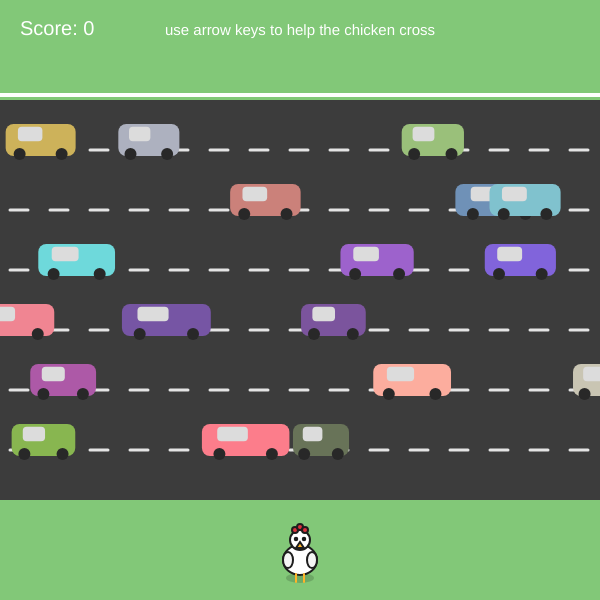
Frame 1 (no input)
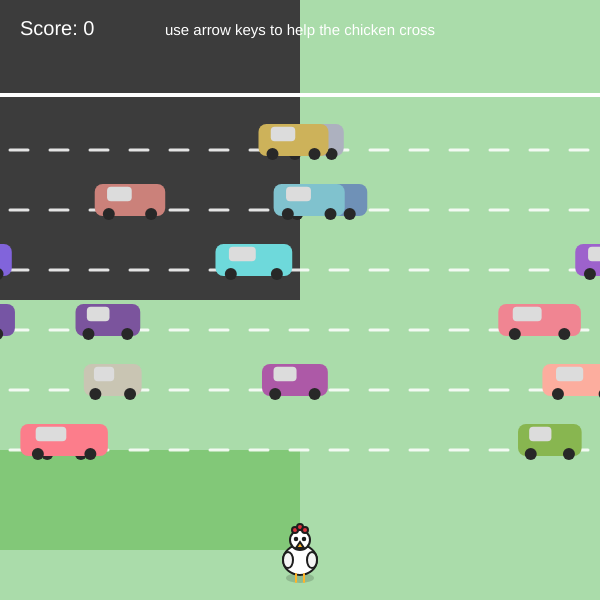
Frame 60 (no input)
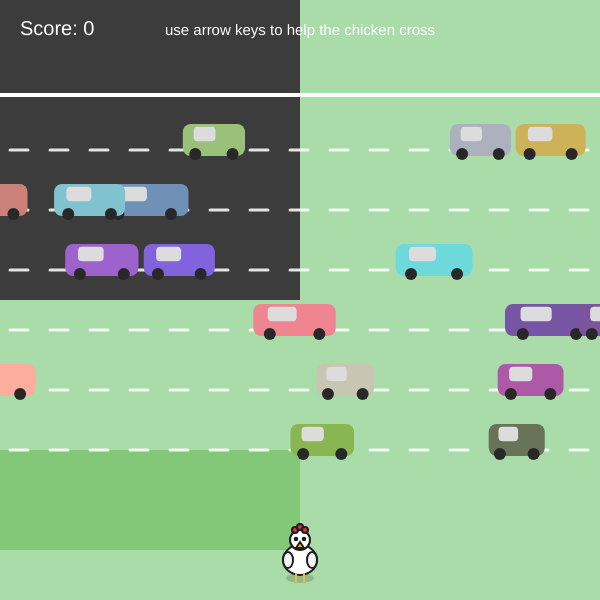
Frame 120 (the mouse pressed at the canvas centre since frame 60)

The p5.js sketch that drew these frames (run headless with seeded random() and noise() and a simulated clock; from frame 60 on, the mouse is pressed at the canvas centre):

// p5.js sketch
// ── sketch.js
let chicken;
let cars = [];
let laneYs = [];
let score = 0;

function setup() {
  createCanvas(600, 600);
  textFont('Arial');

  chicken = {
    x: width / 2,
    y: height - 40,
    size: 34
  };

  // road lanes
  laneYs = [140, 200, 260, 320, 380, 440];

  // make cars
  for (let i = 0; i < laneYs.length; i++) {
    for (let j = 0; j < 3; j++) {
      cars.push({
        x: random(width),
        y: laneYs[i],
        w: random(55, 90),
        h: 32,
        speed: random(2, 5) * (i % 2 === 0 ? 1 : -1),
        bodyColor: color(random(100, 255), random(80, 220), random(80, 220))
      });
    }
  }
}

function draw() {
  drawWorld();
  updateCars();
  drawCars();
  drawChicken();
  checkCollisions();
  drawUI();
}

function drawWorld() {
  background(170, 220, 170);

  // grass top and bottom
  fill(130, 200, 120);
  noStroke();
  rect(0, 0, width, 100);
  rect(0, 500, width, 100);

  // road
  fill(60);
  rect(0, 100, width, 400);

  // lane stripes
  stroke(255, 220);
  strokeWeight(3);
  for (let y = 150; y < 500; y += 60) {
    for (let x = 0; x < width; x += 40) {
      line(x + 10, y, x + 28, y);
    }
  }

  // goal line
  stroke(255);
  strokeWeight(4);
  line(0, 95, width, 95);
}

function updateCars() {
  for (let car of cars) {
    car.x += car.speed;

    if (car.speed > 0 && car.x > width + car.w) {
      car.x = -car.w;
    }
    if (car.speed < 0 && car.x < -car.w) {
      car.x = width + car.w;
    }
  }
}

function drawCars() {
  rectMode(CENTER);

  for (let car of cars) {
    push();
    translate(car.x, car.y);

    noStroke();
    fill(car.bodyColor);
    rect(0, 0, car.w, car.h, 8);

    fill(220);
    rect(-car.w * 0.15, -6, car.w * 0.35, car.h * 0.45, 4);

    fill(40);
    circle(-car.w * 0.3, 14, 12);
    circle(car.w * 0.3, 14, 12);

    pop();
  }
}

function drawChicken() {
  push();
  translate(chicken.x, chicken.y);

  // shadow
  fill(0, 40);
  noStroke();
  ellipse(0, 18, 28, 10);

  // body
  fill(255);
  stroke(30);
  strokeWeight(2);
  ellipse(0, 0, chicken.size, chicken.size - 4);

  // wings
  fill(245);
  ellipse(-12, 0, 10, 16);
  ellipse(12, 0, 10, 16);

  // head
  fill(255);
  circle(0, -20, 20);

  // beak
  fill(255, 180, 40);
  triangle(0, -18, -4, -12, 4, -12);

  // comb
  fill(220, 50, 60);
  circle(-5, -30, 6);
  circle(0, -33, 6);
  circle(5, -30, 6);

  // eyes
  fill(0);
  circle(-4, -21, 2.5);
  circle(4, -21, 2.5);

  // legs
  stroke(255, 180, 40);
  line(-4, 14, -4, 22);
  line(4, 14, 4, 22);

  pop();
}

function checkCollisions() {
  for (let car of cars) {
    let dX = abs(chicken.x - car.x);
    let dY = abs(chicken.y - car.y);

    if (dX < car.w / 2 && dY < 22) {
      resetChicken();
      score = 0;
    }
  }

  if (chicken.y < 90) {
    score++;
    resetChicken();
  }
}

function resetChicken() {
  chicken.x = width / 2;
  chicken.y = height - 40;
}

function keyPressed() {
  let step = 60;

  if (keyCode === LEFT_ARROW) {
    chicken.x -= step;
  } else if (keyCode === RIGHT_ARROW) {
    chicken.x += step;
  } else if (keyCode === UP_ARROW) {
    chicken.y -= step;
  } else if (keyCode === DOWN_ARROW) {
    chicken.y += step;
  }

  chicken.x = constrain(chicken.x, 20, width - 20);
  chicken.y = constrain(chicken.y, 40, height - 20);
}

function drawUI() {
  fill(255);
  noStroke();
  textSize(20);
  textAlign(LEFT);
  text("Score: " + score, 20, 35);

  textAlign(CENTER);
  textSize(15);
  text("use arrow keys to help the chicken cross", width / 2, 35);
}
